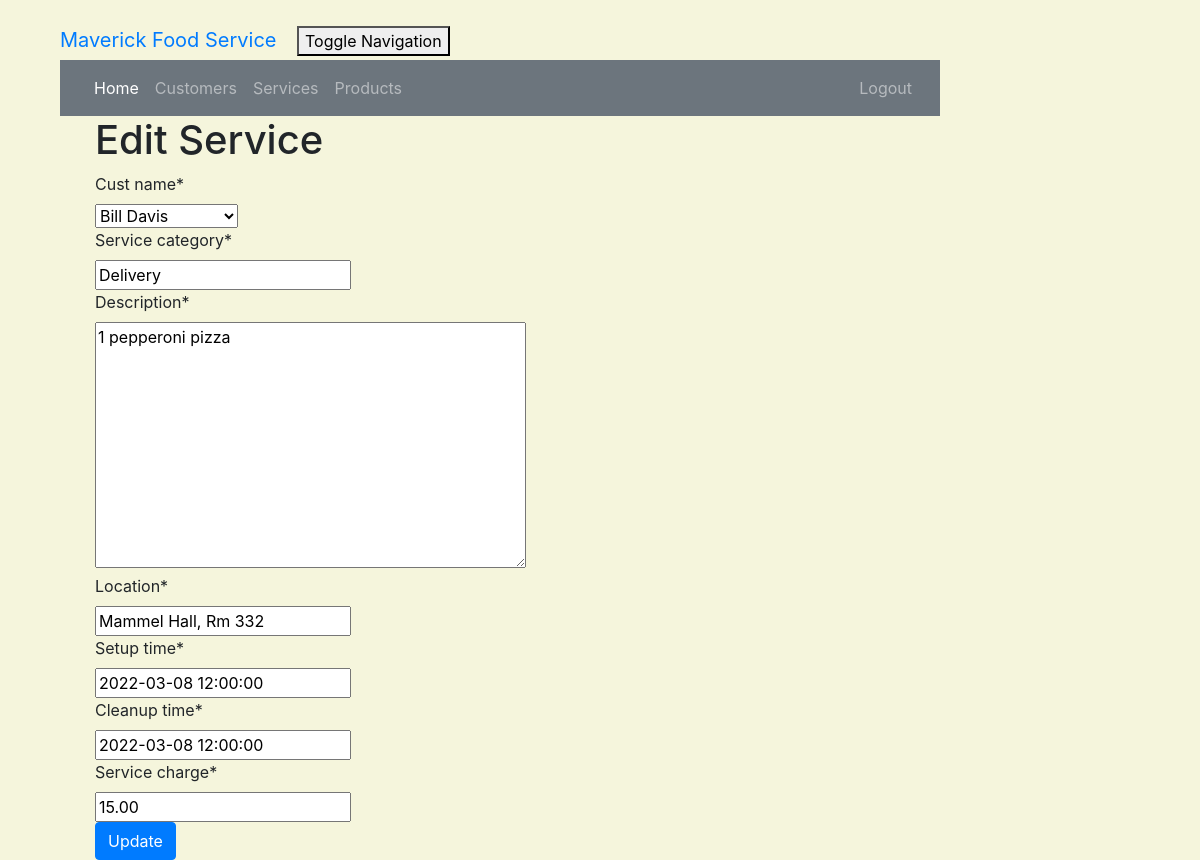
Page /service/4/edit/ (signed in) on the earlier database version.
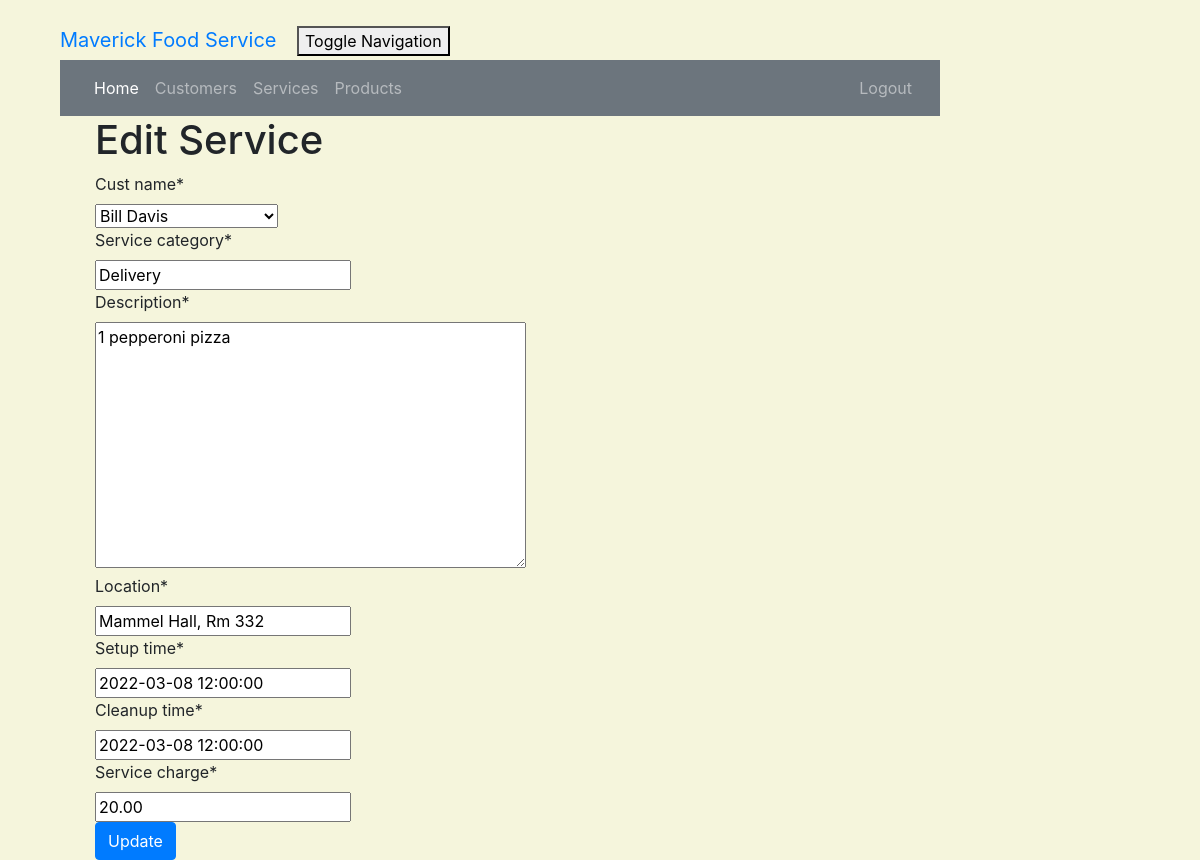
Same page on the later database version.
### crm/models.py (models this page shows, shortened)
class Service(models.Model):
    cust_name = models.ForeignKey(Customer, on_delete=models.CASCADE, related_name='services')
    service_category = models.CharField(max_length=100)
    description = models.TextField()
    location = models.CharField(max_length=200)
    setup_time = models.DateTimeField(
        default=timezone.now)
    cleanup_time = models.DateTimeField(
        default=timezone.now)
    service_charge = models.DecimalField(max_digits=10, decimal_places=2)
    created_date = models.DateTimeField(
        default=timezone.now)
    updated_date = models.DateTimeField(auto_now_add=True)

### crm/views.py (the view)
# urls.py: path('service/<int:pk>/edit/', views.service_edit, name='service_edit'),
@login_required
def service_edit(request, pk):
    service = get_object_or_404(Service, pk=pk)
    if request.method == "POST":
        form = ServiceForm(request.POST, instance=service)
        if form.is_valid():
            service = form.save()
            service.updated_date = timezone.now()
            service.save()
            services = Service.objects.filter(created_date__lte=timezone.now())
            return render(request, 'crm/service_list.html', {'services': services})
    else:
        form = ServiceForm(instance=service)
    return render(request, 'crm/service_edit.html', {'form': form})

### crm/forms.py
class ServiceForm(forms.ModelForm):
    class Meta:
        model = Service
        fields = ('cust_name', 'service_category', 'description', 'location', 'setup_time', 'cleanup_time',
                  'service_charge')

### crm/models.py (called while the page is built)
    def __str__(self):
        return self.cust_name

### crm/templates/crm/service_edit.html (shortened to what this page needs)
<!DOCTYPE html>
<html lang="en">
{% extends 'crm/base.html' %}
{% load crispy_forms_tags %}
{% block content %}
    <h1>Edit Service</h1>
    <form method="POST" class="service-form">{% csrf_token %}
        {{ form|crispy }}
        <button type="submit" class="btn btn-primary">Update</button>
    </form>
{% endblock %}

Differences in the rows shown:
changed Service "Delivery": service_charge "15.00" → "20.00"
